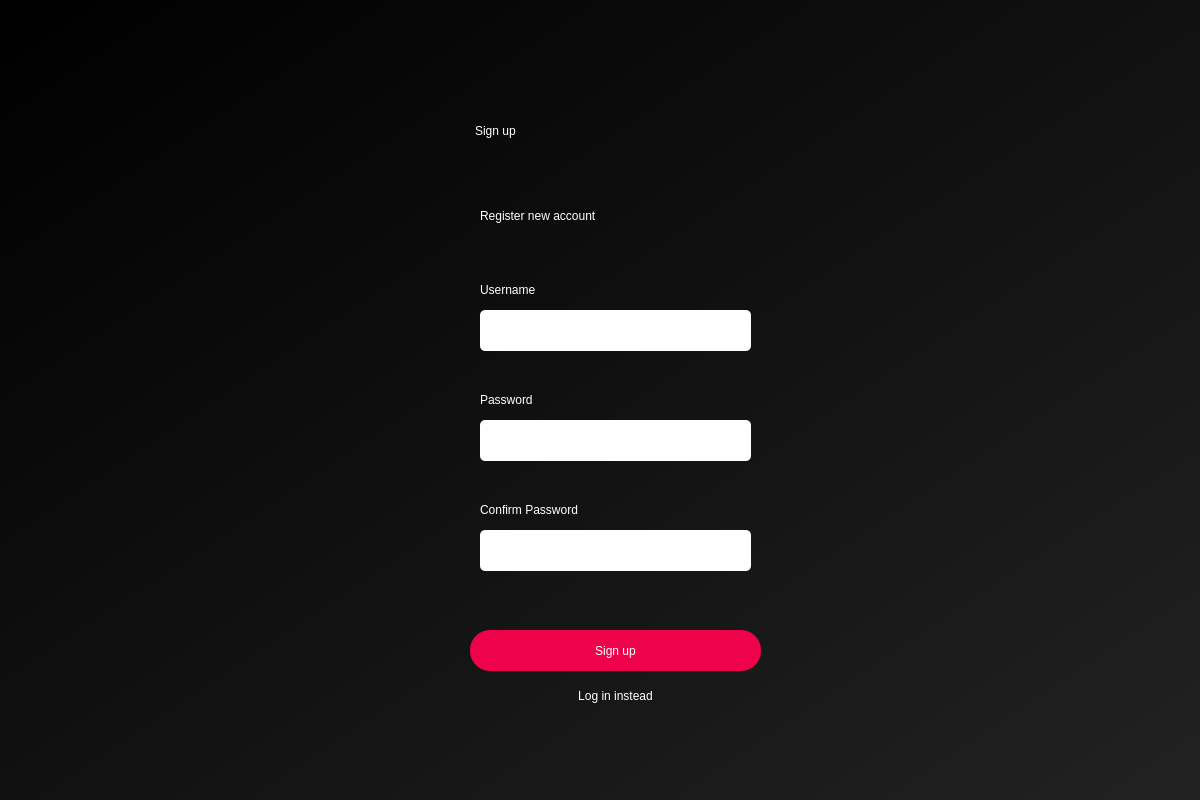
<?xml version="1.0" encoding="UTF-8"?>
<ui version="4.0">
 <class>Dialog</class>
 <widget class="QDialog" name="Dialog">
  <property name="geometry">
   <rect>
    <x>0</x>
    <y>0</y>
    <width>1200</width>
    <height>800</height>
   </rect>
  </property>
  <property name="windowTitle">
   <string>Sign Up</string>
  </property>
  <property name="windowIcon">
   <iconset>
    <normaloff>../images/wiki_icon.png</normaloff>../images/wiki_icon.png</iconset>
  </property>
  <widget class="QWidget" name="bgwidget" native="true">
   <property name="geometry">
    <rect>
     <x>0</x>
     <y>0</y>
     <width>1200</width>
     <height>800</height>
    </rect>
   </property>
   <property name="styleSheet">
    <string notr="true">QWidget#bgwidget{
background-color: rgb(18, 18, 18);
background-color: qlineargradient(spread:pad, x1:0, y1:0, x2:1, y2:1, stop:0 rgba(0, 0, 0, 255), stop:1 rgba(34, 34, 34, 255));}
</string>
   </property>
   <widget class="QLabel" name="sign_up_label">
    <property name="geometry">
     <rect>
      <x>475</x>
      <y>70</y>
      <width>281</width>
      <height>121</height>
     </rect>
    </property>
    <property name="styleSheet">
     <string notr="true">color: rgb(255, 255, 255);
font: 48pt &quot;MS Shell Dlg 2&quot;;</string>
    </property>
    <property name="text">
     <string>Sign up</string>
    </property>
   </widget>
   <widget class="QLabel" name="register_label">
    <property name="geometry">
     <rect>
      <x>480</x>
      <y>190</y>
      <width>261</width>
      <height>51</height>
     </rect>
    </property>
    <property name="styleSheet">
     <string notr="true">font: 16pt &quot;MS Shell Dlg 2&quot;;

color: rgb(255, 255, 255);</string>
    </property>
    <property name="text">
     <string>Register new account</string>
    </property>
   </widget>
   <widget class="QPushButton" name="sign_up_button">
    <property name="geometry">
     <rect>
      <x>470</x>
      <y>630</y>
      <width>291</width>
      <height>41</height>
     </rect>
    </property>
    <property name="cursor">
     <cursorShape>PointingHandCursor</cursorShape>
    </property>
    <property name="styleSheet">
     <string notr="true">border-radius: 20px;
background-color: rgb(238, 2, 73);
font: 14pt &quot;MS Shell Dlg 2&quot;;
color: rgb(255, 255, 255);</string>
    </property>
    <property name="text">
     <string>Sign up</string>
    </property>
   </widget>
   <widget class="QLineEdit" name="username_line_edit">
    <property name="geometry">
     <rect>
      <x>480</x>
      <y>310</y>
      <width>271</width>
      <height>41</height>
     </rect>
    </property>
    <property name="styleSheet">
     <string notr="true">border-radius: 5px;
font: 12pt &quot;MS Shell Dlg 2&quot;;
padding: 0px 10px;</string>
    </property>
   </widget>
   <widget class="QLineEdit" name="password_line_edit">
    <property name="geometry">
     <rect>
      <x>480</x>
      <y>420</y>
      <width>271</width>
      <height>41</height>
     </rect>
    </property>
    <property name="styleSheet">
     <string notr="true">border-radius: 5px;
font: 12pt &quot;MS Shell Dlg 2&quot;;
padding: 0px 10px;</string>
    </property>
   </widget>
   <widget class="QLabel" name="username_label">
    <property name="geometry">
     <rect>
      <x>480</x>
      <y>280</y>
      <width>91</width>
      <height>19</height>
     </rect>
    </property>
    <property name="styleSheet">
     <string notr="true">color: rgb(255, 255, 255);
font: 10pt &quot;MS Shell Dlg 2&quot;;</string>
    </property>
    <property name="text">
     <string>Username</string>
    </property>
   </widget>
   <widget class="QLabel" name="password_label">
    <property name="geometry">
     <rect>
      <x>480</x>
      <y>390</y>
      <width>91</width>
      <height>19</height>
     </rect>
    </property>
    <property name="styleSheet">
     <string notr="true">color: rgb(255, 255, 255);
font: 10pt &quot;MS Shell Dlg 2&quot;;</string>
    </property>
    <property name="text">
     <string>Password</string>
    </property>
   </widget>
   <widget class="QLabel" name="error_label">
    <property name="geometry">
     <rect>
      <x>480</x>
      <y>590</y>
      <width>271</width>
      <height>31</height>
     </rect>
    </property>
    <property name="styleSheet">
     <string notr="true">font: 10pt &quot;Roboto&quot;;
color: rgb(255, 0, 0);</string>
    </property>
    <property name="text">
     <string/>
    </property>
   </widget>
   <widget class="QLineEdit" name="confirm_password_line_edit">
    <property name="geometry">
     <rect>
      <x>480</x>
      <y>530</y>
      <width>271</width>
      <height>41</height>
     </rect>
    </property>
    <property name="styleSheet">
     <string notr="true">border-radius: 5px;
font: 12pt &quot;MS Shell Dlg 2&quot;;
padding: 0px 10px;</string>
    </property>
   </widget>
   <widget class="QLabel" name="confirm_password_label">
    <property name="geometry">
     <rect>
      <x>480</x>
      <y>500</y>
      <width>141</width>
      <height>19</height>
     </rect>
    </property>
    <property name="styleSheet">
     <string notr="true">color: rgb(255, 255, 255);
font: 10pt &quot;MS Shell Dlg 2&quot;;</string>
    </property>
    <property name="text">
     <string>Confirm Password</string>
    </property>
   </widget>
   <widget class="QPushButton" name="login_button">
    <property name="geometry">
     <rect>
      <x>545</x>
      <y>680</y>
      <width>141</width>
      <height>31</height>
     </rect>
    </property>
    <property name="cursor">
     <cursorShape>PointingHandCursor</cursorShape>
    </property>
    <property name="styleSheet">
     <string notr="true">border-radius: 20px;
background-color: rgba(238, 2, 73, 0);
font: 12pt &quot;MS Shell Dlg 2&quot;;
color: rgb(255, 255, 255);</string>
    </property>
    <property name="text">
     <string>Log in instead</string>
    </property>
   </widget>
  </widget>
 </widget>
 <resources/>
 <connections/>
</ui>
